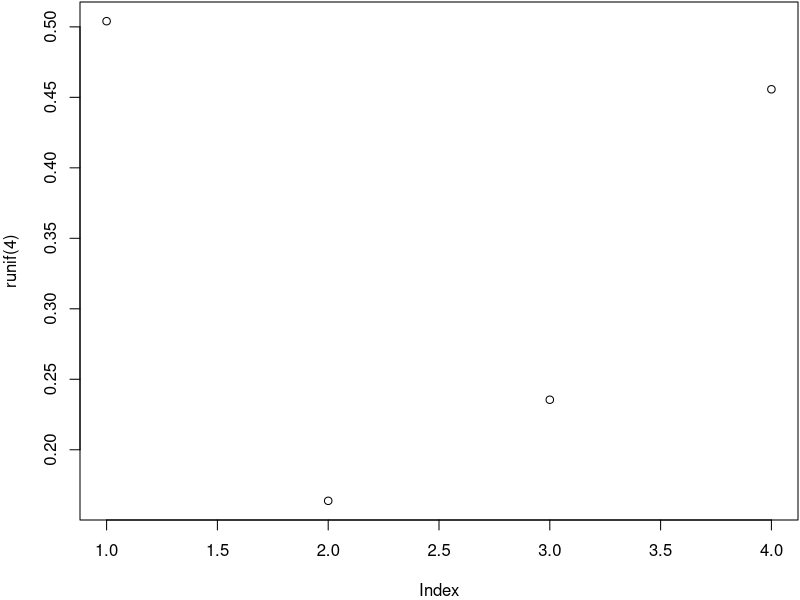
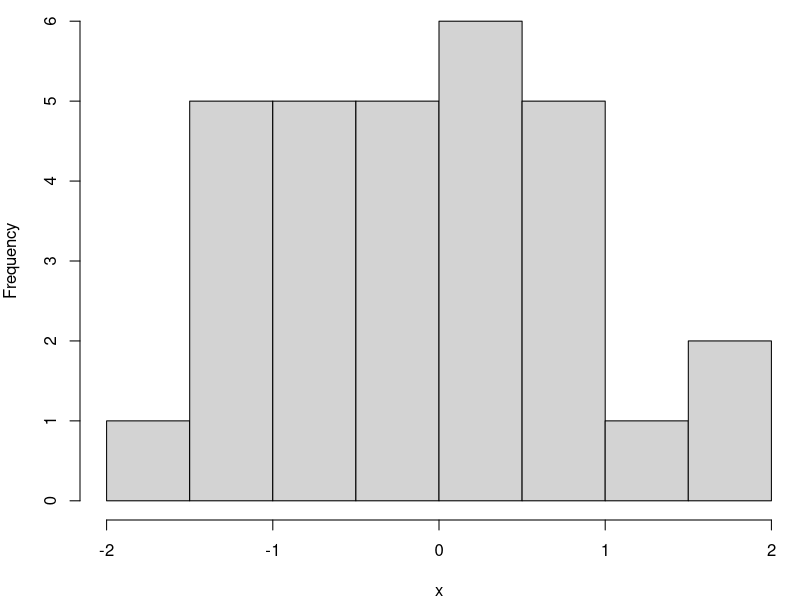
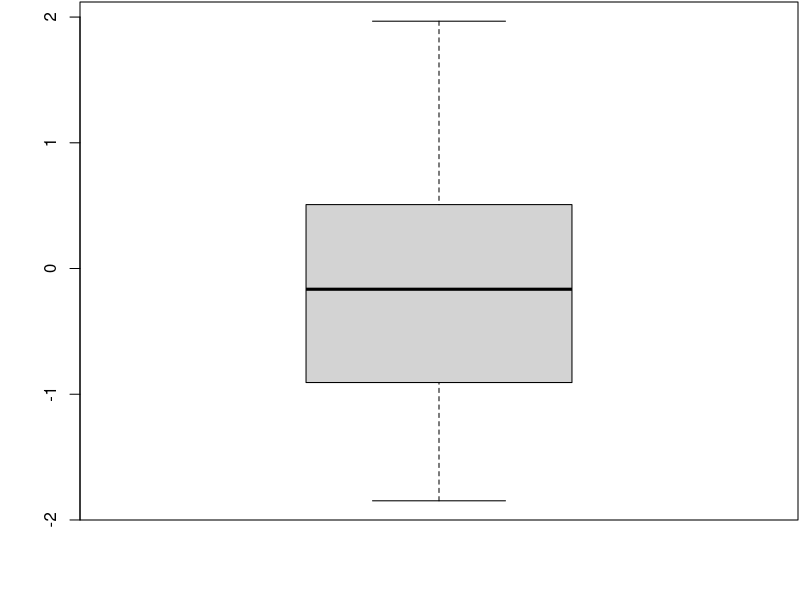
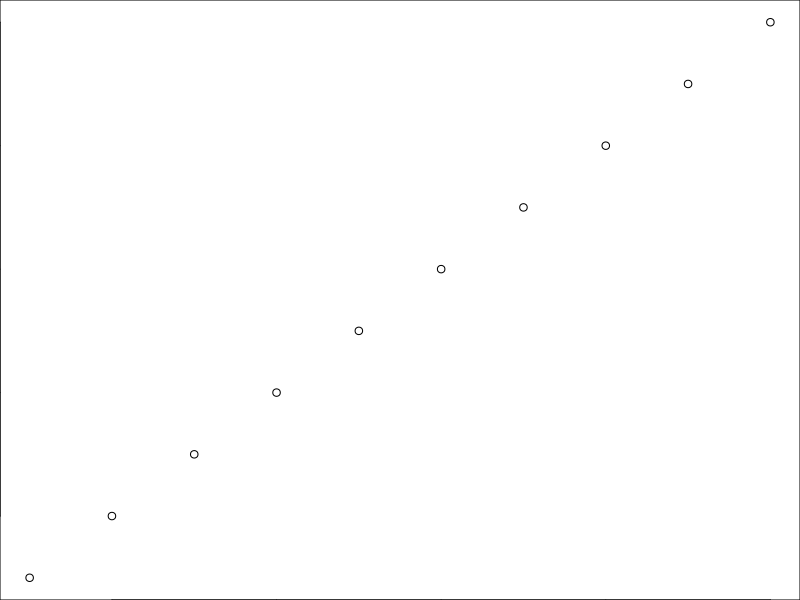
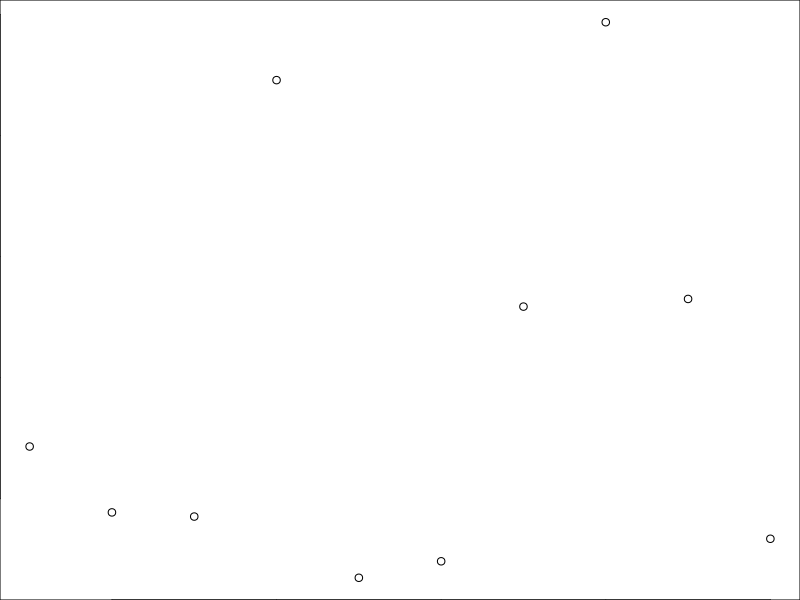

Write the R code that produced these figures, in order.
## ---- chunk 1
par(mar=c(4, 4, .1, .1)); plot(runif(4))
## ---- chunk 2
library(knitr)
# evaluate fig.cap after a chunk is evaluated
opts_knit$set(eval.after = 'fig.cap')
## ---- chunk 3
x <- rnorm(30)
par(mar=c(4, 4, .1, .1)); hist(x, main='')
## ---- chunk 4
par(mar=c(4, 4, .1, .1)); boxplot(x)
## ---- chunk 5
par(mar=rep(0, 4), ann=FALSE)
plot(1:10)
plot(runif(10))
